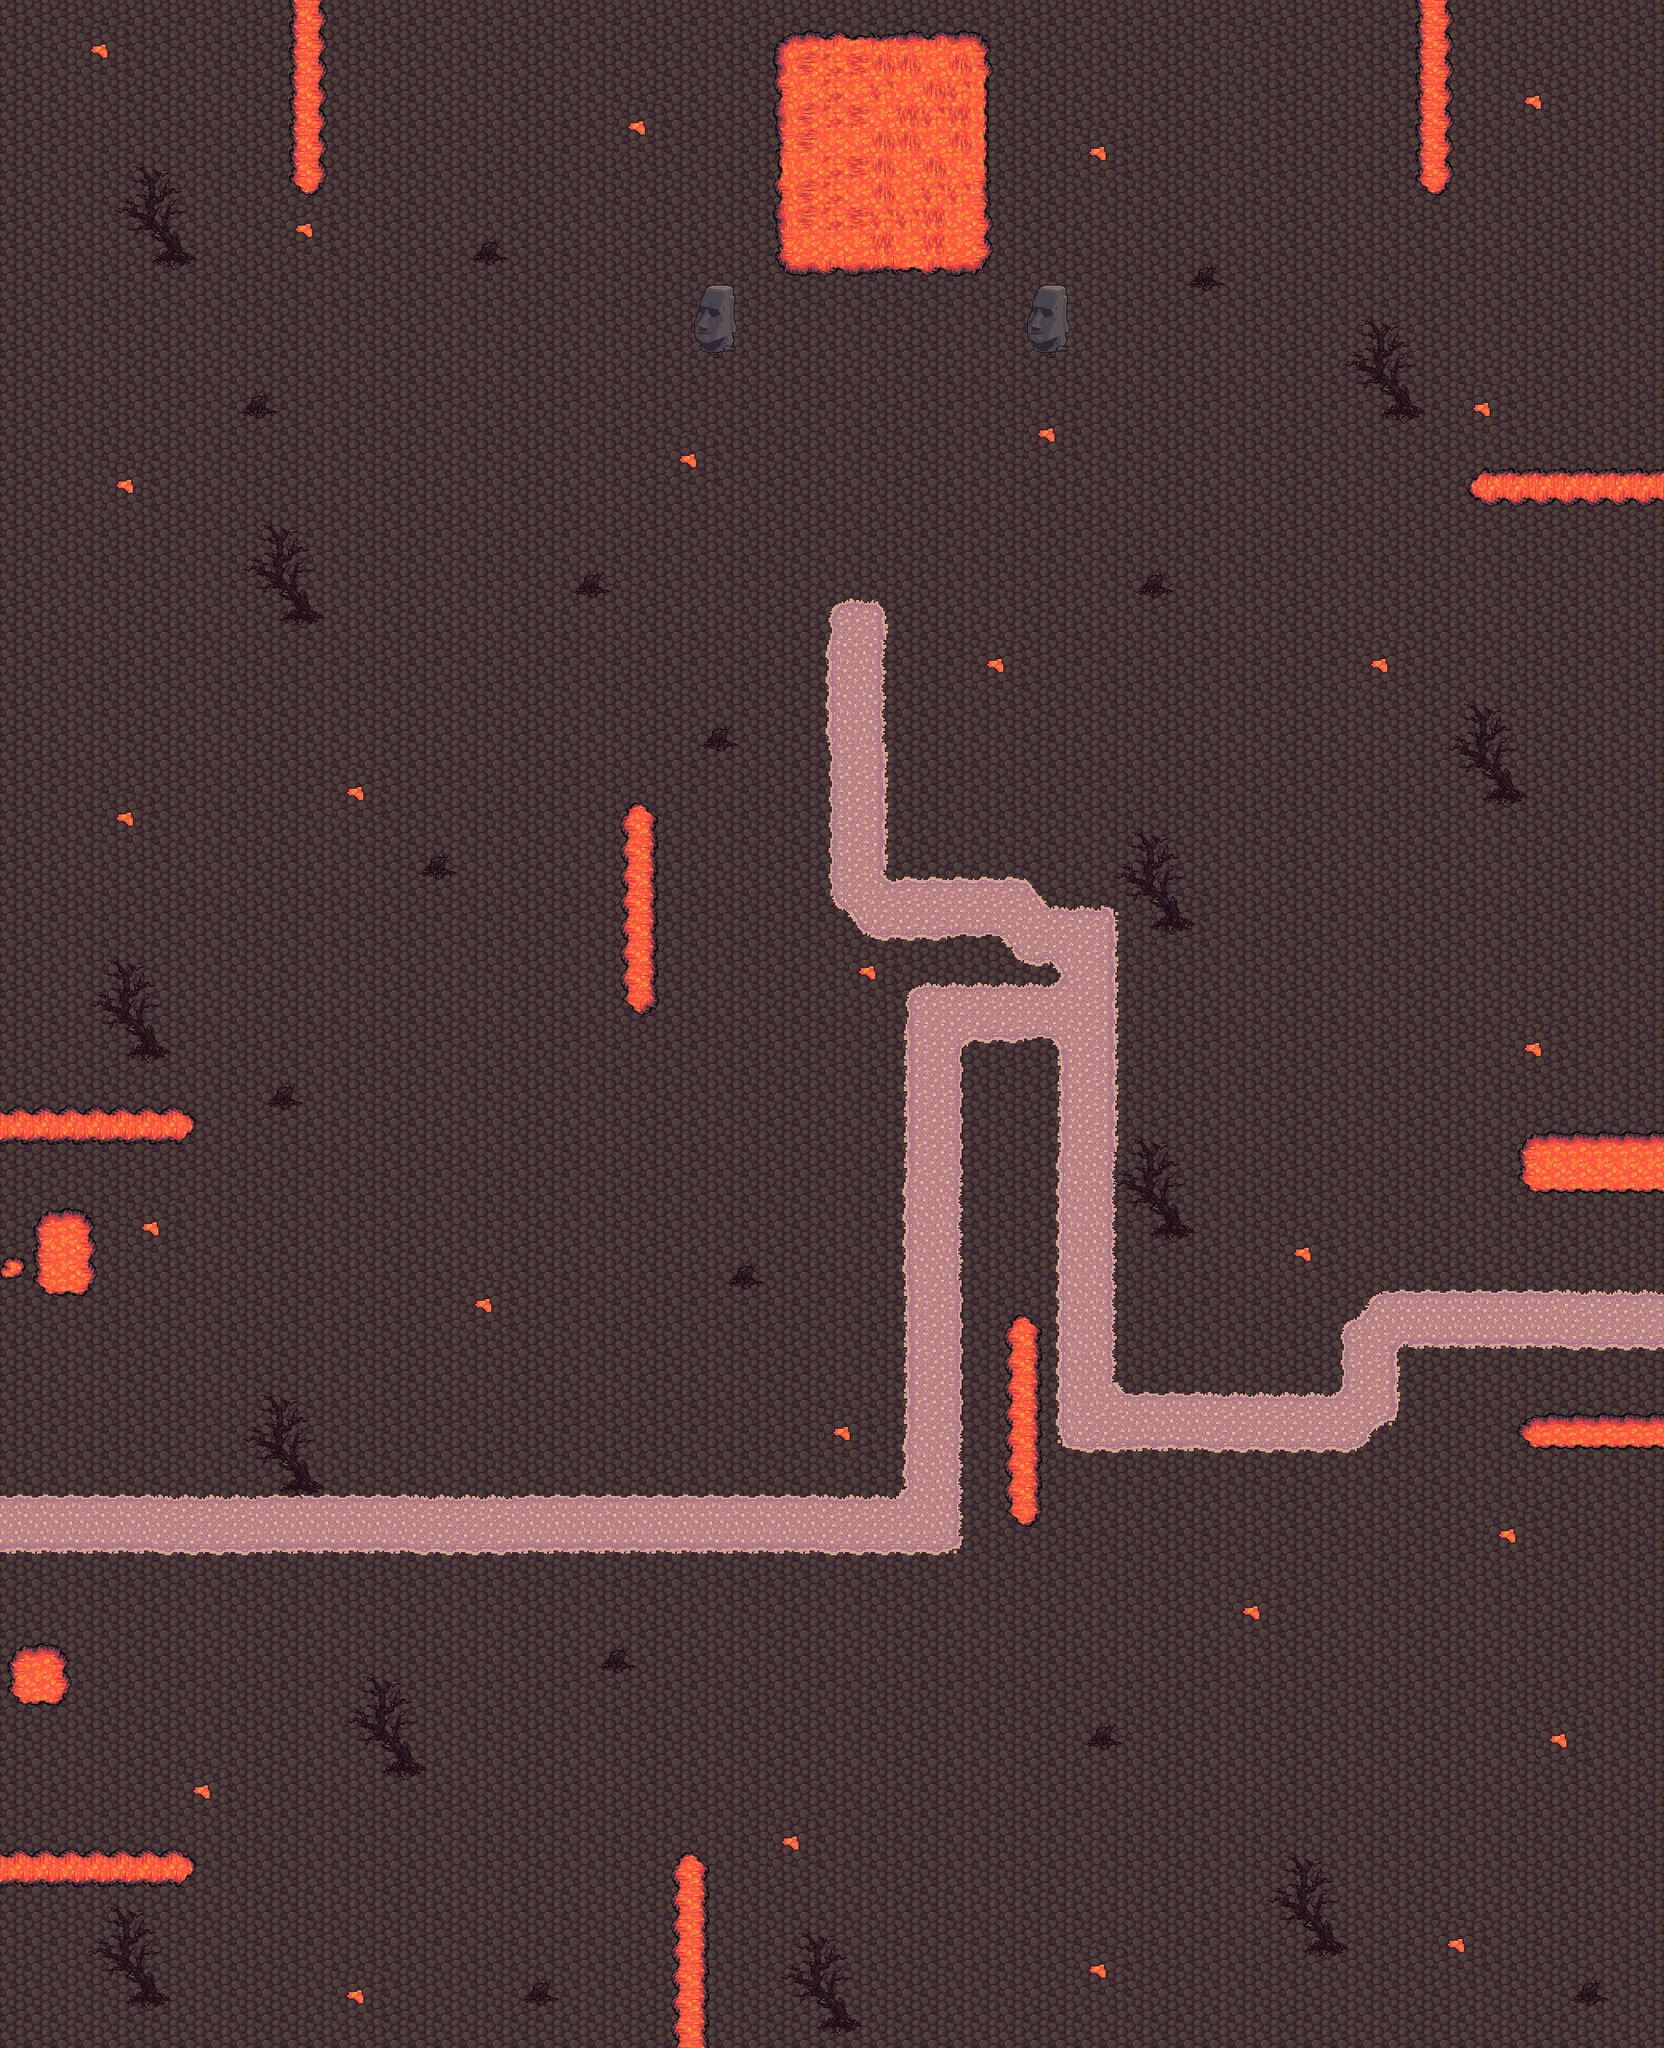

Tiled map render using the project's own tile images. Description and the map definition, with tile-layer contents summarised, below:
An orthogonal 65x80 tile map with 32x32 px tiles, 5 tile layers (LavaGroundLayer, GroundLayer, RoadLayer, TreeCollisionLayer, ...), 3 tilesets.

<map version="1.2" tiledversion="1.3.3" orientation="orthogonal" renderorder="right-down" width="65" height="80" tilewidth="32" tileheight="32" infinite="0" nextlayerid="7" nextobjectid="1">
 <editorsettings>
  <export target="FireMap.json" format="json" />
 </editorsettings>
 <tileset firstgid="1" name="1" tilewidth="32" tileheight="32" tilecount="360" columns="15">
  <image source="1.png" trans="ffffff" width="480" height="768" />
 </tileset>
 <tileset firstgid="361" name="TilesetMountains" tilewidth="32" tileheight="32" tilecount="1024" columns="32">
  <image source="TilesetMountains.png" trans="ffffff" width="1024" height="1024" />
 </tileset>
 <tileset firstgid="1385" name="dawntree" tilewidth="32" tileheight="32" tilecount="65" columns="13">
  <image source="dawntree.png" trans="ffffff" width="416" height="160" />
 </tileset>
 <layer id="2" name="LavaGroundLayer" width="65" height="80">
  <data>[5200 cells, 4898 non-empty, 1 distinct tile ids]</data>
 </layer>
 <layer id="1" name="GroundLayer" width="65" height="80">
  <data>[5200 cells, 5200 non-empty, 6 distinct tile ids]</data>
 </layer>
 <layer id="4" name="RoadLayer" width="65" height="80">
  <data>[5200 cells, 383 non-empty, 12 distinct tile ids]</data>
 </layer>
 <layer id="6" name="TreeCollisionLayer" width="65" height="80">
  <data>[5200 cells, 289 non-empty, 24 distinct tile ids]</data>
 </layer>
 <layer id="3" name="CollisionLayer" width="65" height="80">
  <data>[5200 cells, 294 non-empty, 21 distinct tile ids]</data>
 </layer>
</map>
